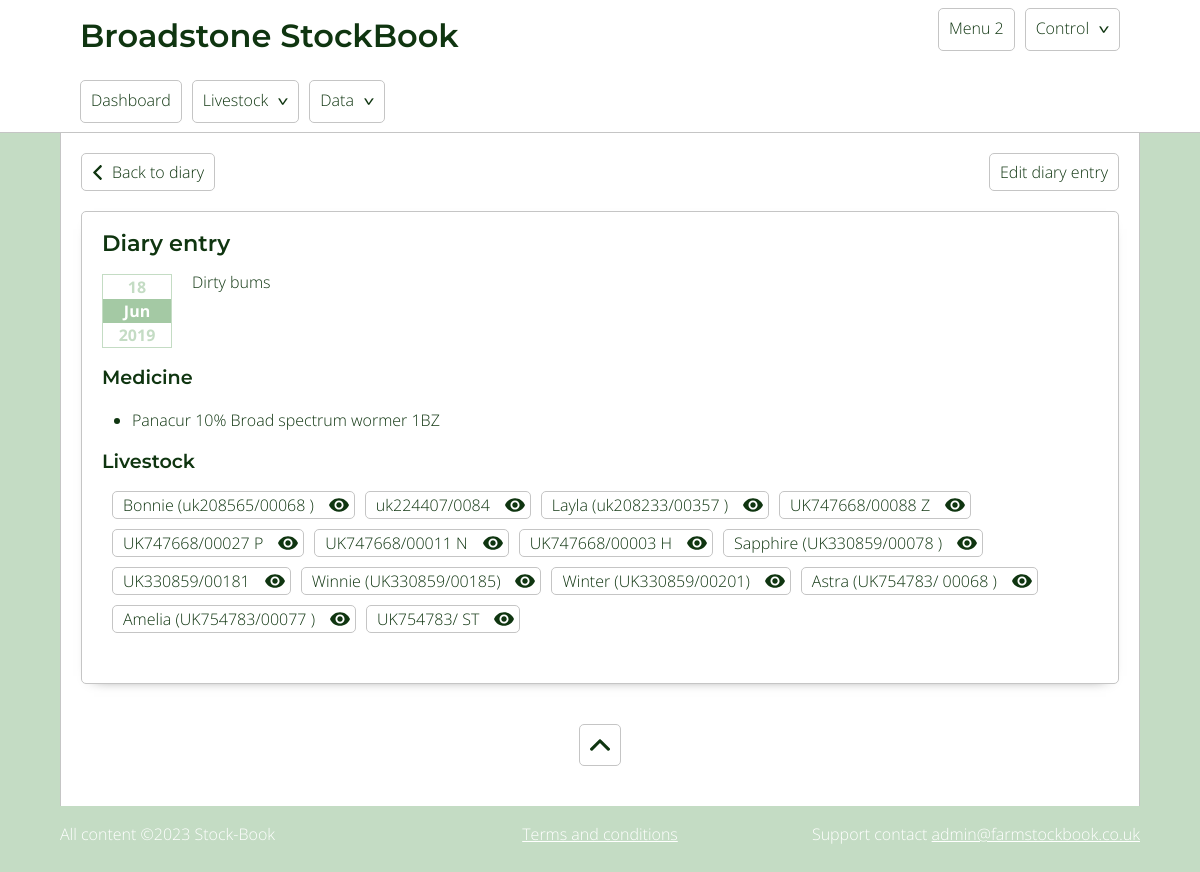
The app's page /diary.php?id=30 with its own data.
### tables this page shows
CREATE TABLE `livestock_diary` (
  `id` int(11) NOT NULL,
  `entry_date` date NOT NULL,
  `entry_added_date` timestamp NOT NULL DEFAULT current_timestamp(),
  `notes` text DEFAULT NULL,
  `livestock` varchar(500) DEFAULT NULL,
  `medicine` varchar(500) NOT NULL,
  `manual_treatment` varchar(500) NOT NULL
);

CREATE TABLE `medicine` (
  `id` int(11) NOT NULL,
  `quantity` varchar(500) DEFAULT NULL,
  `medicine_name` varchar(500) NOT NULL,
  `description` text DEFAULT NULL,
  `batch_number` varchar(500) DEFAULT NULL,
  `price` decimal(10,2) DEFAULT NULL,
  `purchase_date` date DEFAULT NULL,
  `expiry_date` date DEFAULT NULL,
  `finished_date` date DEFAULT NULL,
  `supplier` int(11) NOT NULL,
  `medicine_type` int(11) NOT NULL
);

CREATE TABLE `livestock` (
  `id` int(11) NOT NULL,
  `species` int(11) NOT NULL,
  `livestock_name` text DEFAULT NULL,
  `gender` varchar(10) NOT NULL,
  `uk_tag_no` varchar(500) DEFAULT NULL,
  `previous_tags` varchar(255) DEFAULT NULL,
  `for_slaughter` tinyint(4) NOT NULL DEFAULT 0,
  `pedigree_no` varchar(500) DEFAULT NULL,
  `date_of_birth` date DEFAULT NULL,
  `date_of_sale` date DEFAULT NULL,
  `date_of_death` date DEFAULT NULL,
  `mother` int(11) DEFAULT NULL,
  `father` int(11) DEFAULT NULL,
  `home_bred` tinyint(4) NOT NULL,
  `origin` text DEFAULT NULL,
  `breed` int(11) NOT NULL,
  `notes` text DEFAULT NULL,
  `deleted` tinyint(4) NOT NULL DEFAULT 0
);

### includes/classes/Db.class.php (called while the page is built, shortened)
<?php
    class Db{
            private $db_servername = "localhost";
            private $db_username = "flockbook";
            private $db_password = "flockbook";
            private $db_dbName = "fb_redesign";
            protected function connect(){
                $pdo = new PDO("mysql:host=$this->db_servername;dbname=$this->db_dbName", $this->db_username, $this->db_password);
                $pdo -> setAttribute(PDO::ATTR_ERRMODE, PDO::ERRMODE_EXCEPTION);
                return self::$conn = $pdo;
            }
    }
?>

### includes/classes/Medicine.class.php (called while the page is built, shortened)
<?php
    class Medicine extends Db{
            public function getMedicine($id){
                $query = "  SELECT * FROM medicine WHERE id = :id";
                    $sql = self::$conn -> prepare($query);
                    $sql -> bindParam(':id', $id);
                    $sql -> execute();
                    $row = $sql -> fetch();
                return $row;
            }
    }
?>

### includes/classes/Livestock.class.php (the view, shortened to what this page needs)
<?php
    class Livestock extends Db{
            public function sql_getLivestockRange($ids, $site_data, $complexity){
                    $query = "  SELECT * FROM livestock WHERE id IN($ids)";
                    $sql = self::$conn -> prepare($query);
                    $sql -> execute();
                    $html = '';
                    while($row = $sql -> fetch()){
                        $description = $row['livestock_name'] ? $row['livestock_name'] . ' (' . $row['uk_tag_no'] .')' : $row['uk_tag_no'];
                        if( $complexity == 'complex' ){
                            $html .= "<span><a href='$site_data[site_root]/livestock?id=$row[id]'>$description</a><a class='icon icon_quickView js-quickView' data-id='$row[id]'></a></span>";
                        }else{
                            $html .= "<li>$description</li>";
                        }
                    }
                return $html;
            }
    }
?>

### includes/classes/Functions.class.php (shortened to what this page needs)
<?php
    class Functions extends Db{
            public function cardDateFormat($date){
                if($date){
                    $formatted_date = date_create($date);
                    $day = date_format( $formatted_date,"j" );
                    $month = date_format( $formatted_date,"M" );
                    $year = date_format( $formatted_date,"Y" );
                    $html = "<p class='date'>
                                <span>$day</span>
                                <span>$month</span>
                                <span>$year</span>
                             </p>";
                    return $html;
                }else{
                    return 'n/a';
                }
            }
    }
?>

### includes/classes/Diary.class.php (shortened to what this page needs)
<?php
    class Diary extends Db{
            public function singleDiaryEntry($site_data, $id, $context){
                $functions = new Functions();
                $medicine_class = new Medicine();
                $livestock_class = new Livestock();
                $query = "SELECT * FROM livestock_diary WHERE id = :id";
                    $sql = self::$conn -> prepare($query);
                    $sql -> bindParam(':id', $id);
                    $sql -> execute();
                $row = $sql -> fetch();
                $entry_date = $functions -> cardDateFormat($row['entry_date']);
                $livestock_details = $livestock_class -> sql_getLivestockRange($row['livestock'], $site_data, 'complex');
                $medicine = explode(',', $row['medicine']);
                $medicine_length = $row['medicine'] ? count($medicine) : 0;
                $notes = nl2br($row['notes']);
                $data = '';
                $data.= "<p class='controls'>";
                    $data.= "<a href='$site_data[site_root]/diary' class='back'>Back to diary</a>";
                    $data.= "<a class='right_aligned js_edit_btn' data-editid='$row[id]' data-edittype='diary' data-form='edit_diary'>Edit diary entry</a>";
                $data.= "</p>";
                $data .= "<div class='card diaryCardSingle'>";
                    $data .= "<h2>Diary entry</h2>";
                    $data .= "<span>$entry_date</span>";
                    $data .= "<p class='diaryNotes'>$notes</p>";
                        if($medicine_length){
                            $data .= "<section>";
                                $data .= "<h3>Medicine</h3>";
                                $data .=  "<ul>";
                                    foreach($medicine as $item){
                                        $medicine_detail = $medicine_class -> getMedicine($item);
                                        $medicine_description = $medicine_detail['description'] ? ($medicine_detail['description']) : '';
                                        $data .= "<li><a href='$site_data[site_root]/medicine?id=$medicine_detail[id]'>$medicine_detail[medicine_name] $medicine_description</a></li>";
                                    };
                                $data .= "</ul>";
                            $data .= "</section>";
                        }
                        $data .= "<section class='livestock_details'>";
                            $data .= "<h3>Livestock</h3>";
                            $data .=  $livestock_details;
                        $data .= "</section>";
                $data .= "</div>";
                if($context == 'echo'){
                    echo $data;
                }else{
                    return $data;
                }
            }
    }
?>

### includes/style/style.css (style rules this page uses)
a,abbr,acronym,address,applet,article,aside,audio,b,big,blockquote,body,canvas,caption,center,cite,code,dd,del,details,dfn,div,dl,dt,em,embed,fieldset,figcaption,figure,footer,form,h1,h2,h3,h4,h5,h6,header,hgroup,html,i,iframe,img,ins,kbd,label,legend,li,mark,menu,nav,object,ol,output,p,pre,q,ruby,s,samp,section,small,span,strike,strong,sub,summary,sup,table,tbody,td,tfoot,th,thead,time,tr,tt,u,ul,var,video { margin:0;padding:0;border:0;font-size:100%;font:inherit;vertical-align:baseline }
article,aside,details,figcaption,figure,footer,header,hgroup,menu,nav,section { display:block }
body { line-height:1 }
ol,ul { list-style:none }
.icon { background-repeat:no-repeat;background-size:20px;height:20px;width:20px;display:inline-block;vertical-align:text-bottom }
.icon_quickView { background-image:url(/assets/img/quickView.svg) }
body { font-family:Open Sans,sans-serif;font-weight:300;font-size:16px;background-color:#c4dcc4;color:#0f3510;overflow-y:scroll }
p { margin:0 0 20px }
* { box-sizing:border-box }
h1,h2,h3,h4,h5 { font-family:Montserrat,sans-serif;font-weight:600;margin-bottom:20px;max-width:90% }
h2 { font-size:1.4em }
.message,h3 { font-size:1.2em }
a.back { display:inline-block;background-image:url(/assets/img/left-arrow.svg);background-repeat:no-repeat;background-size:15px;background-position:8px 50%;text-decoration:none;color:#0f3510;padding:10px 10px 10px 30px;border:1px solid #c5c5c5;border-radius:5px }
a.right_aligned { display:inline-block;text-decoration:none;color:#0f3510;padding:10px;border:1px solid #c5c5c5;border-radius:5px;float:right;cursor:pointer }
.card { padding:20px;margin:10px 0 40px;box-shadow:0 5px 14px -13px #000;border:1px solid #c5c5c5;border-radius:5px }
.diaryCard .date,.diaryCardSingle .date { width:70px;border:1px solid #c4dcc4;margin:0 10px 10px 0;float:left;padding:0 }
.diaryCard .date span,.diaryCardSingle .date span { display:block;text-align:center;padding:4px 2px;color:#c4dcc4;background-color:#fff;font-weight:700 }
.diaryCard .date span:nth-child(2),.diaryCardSingle .date span:nth-child(2) { background-color:#a4c9a4;color:#fff }
.diaryCardSingle .date { float:left;margin:0 20px 20px 0 }
.diaryCardSingle a { text-decoration:none;color:#0f3510 }
.diaryCardSingle p.diaryNotes { padding-left:90px }
.diaryCardSingle section { clear:left;margin-bottom:20px }
.diaryCardSingle section ul { list-style-type:disc;margin-left:30px;line-height:1.5em }
.diaryCardSingle section.livestock_details span { display:inline-block;position:relative;border:1px solid #c5c5c5;border-radius:5px;padding:5px 40px 5px 10px;margin:0 0 10px 10px }
.diaryCardSingle section.livestock_details span a { text-decoration:none;color:#0f3510 }
.diaryCardSingle section.livestock_details span a.icon { position:absolute;cursor:pointer;top:3px;right:5px }

### records on screen
livestock_diary: entry_date "18", entry_date "Jun", entry_date "2019", notes "Dirty bums"
medicine: medicine_name "Panacur 10%", description "Broad spectrum wormer 1BZ"
livestock: description "Bonnie (uk208565/00068 )"
livestock: uk_tag_no "uk224407/0084"
livestock: description "Layla (uk208233/00357 )"
livestock: uk_tag_no "UK747668/00088 Z"
livestock: uk_tag_no "UK747668/00027 P"
livestock: uk_tag_no "UK747668/00011 N"
livestock: uk_tag_no "UK747668/00003 H"
livestock: description "Sapphire (UK330859/00078 )"
livestock: uk_tag_no "UK330859/00181"
livestock: description "Winnie (UK330859/00185)"
livestock: description "Winter (UK330859/00201)"
livestock: description "Astra (UK754783/ 00068 )"
livestock: description "Amelia (UK754783/00077 )"
livestock: uk_tag_no "UK754783/ ST"

### other values on screen
$site_data[site_name] "Broadstone"
$date "2023"
